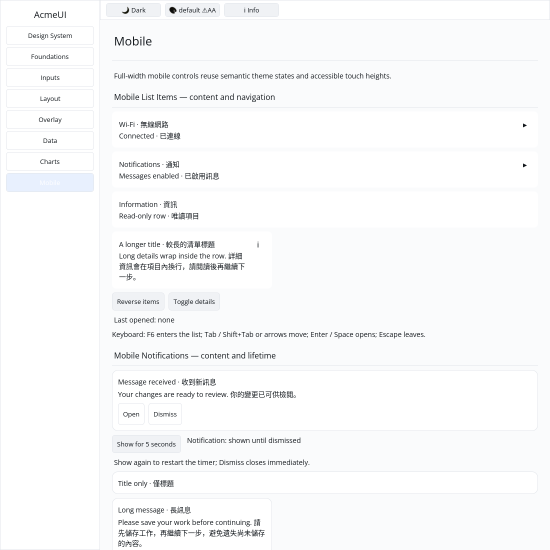
#> input picture docs/team/roadmap-027/gallery-mobile-list-items.png, 1100 x 1100 px, found by its file name (shown at 1/2 size)
$ python check-toolbar.py
#> lines starting #> are read from the running program, lines starting #| are printed output that depends on the picture
from pathlib import Path
from PIL import Image,ImageChops
root=Path('/workspace/AcmeUI-Native/docs/team/roadmap-027')
base=Image.open(root/'gallery-mobile-list-items.png').convert('RGB').crop((200,0,1100,40))
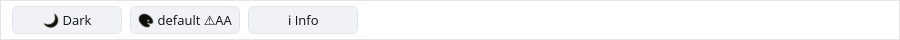
#> base: PIL image 900x40 RGB; mean R, G, B 246.2, 246.9, 247.9
scrolled=Image.open(root/'gallery-mobile-list-keyboard.png').convert('RGB').crop((200,0,1100,40))
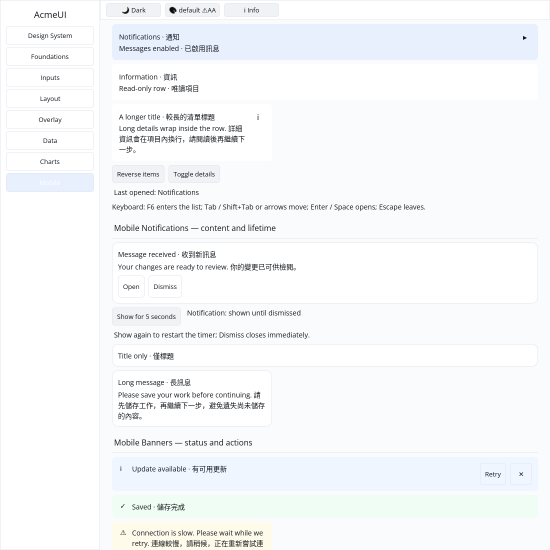
#> input picture docs/team/roadmap-027/gallery-mobile-list-keyboard.png, 1100 x 1100 px, found by its file name (shown at 1/2 size)
diff=ImageChops.difference(base,scrolled)
#> diff: PIL image 900x40 RGB; every value is 0
raw=diff.tobytes()
changed=sum(any(raw[i:i+3]) for i in range(0,len(raw),3))
#> changed = 0
print(f'Native CPU toolbar changed pixels after keyboard scrolling: {changed} / {base.width*base.height}')
#| Native CPU toolbar changed pixels after keyboard scrolling: 0 / 36000
assert changed == 0, 'Scrolled page text must not paint over the toolbar'
